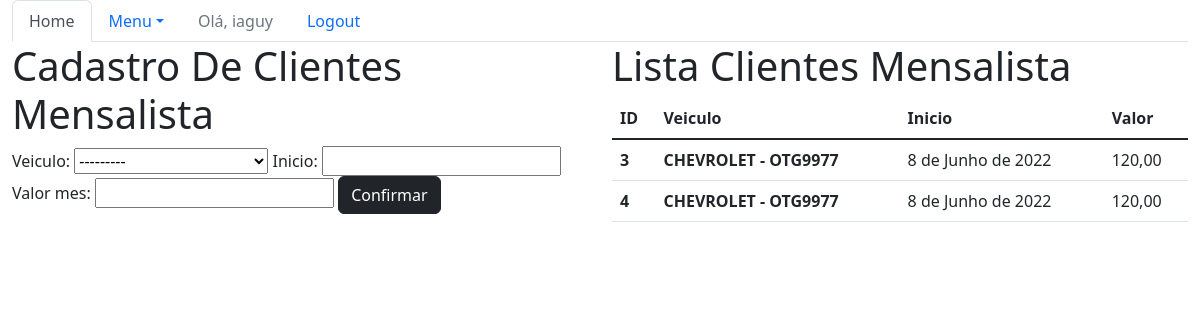
/sistema/mensalistas/ (signed in), run on an earlier commit of the app's database.
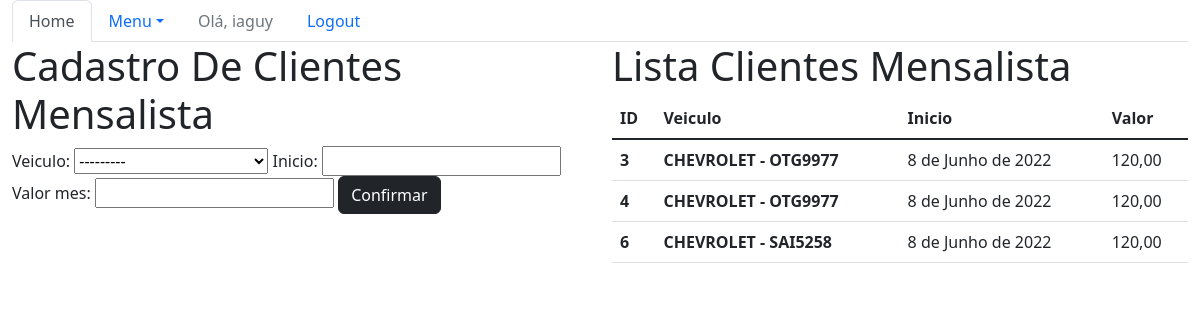
And on a later commit of the database.
### core/models.py (models this page shows, shortened)
class Mensalista(models.Model):
    veiculo = models.ForeignKey(Veiculo, on_delete=models.CASCADE)
    inicio = models.DateField()
    valor_mes = models.DecimalField(max_digits=6, decimal_places=2)

class Veiculo(models.Model):
    marca = models.ForeignKey(Marca, on_delete=models.CASCADE)
    placa = models.CharField(max_length=7)
    proprietario = models.ForeignKey(Pessoa, on_delete=models.CASCADE)
    cor = models.CharField(max_length=15)
    observacoes = models.TextField()
    def __str__(self):
        return self.marca.nome + ' - ' + self.placa

class Marca(models.Model):
    nome = models.CharField(max_length=50)

### core/views.py (the view)
# urls.py: path('mensalistas/', lista_mensalista, name='core_lista_mensalistas'),
@login_required
def lista_mensalista(request):
    mensalistas = Mensalista.objects.all()
    form = MensalistaForm
    data = {'mensalistas': mensalistas, 'form': form}
    return render(request, 'core/lista_mensalista.html', data)

### core/templates/core/lista_mensalista.html (shortened to what this page needs)
{% extends 'base.html' %}
{% load bootstrap %}
{% block menu %}
    <ul class="nav nav-tabs">
        <li class="nav-item">
        <a class="nav-link active" aria-current="page" href="{% url 'core_home' %}">Home</a>
        </li>
        <li class="nav-item dropdown">
        <a class="nav-link dropdown-toggle" data-bs-toggle="dropdown" href="#" role="button" aria-expanded="false">Menu</a>
        {% if user.is_authenticated %}
            <li class="nav-item">
                <a class="nav-link disabled" href="#">Olá, {{ user }}</a>
            </li>
            </li>
            <li class="nav-item">
                <a class="nav-link" href="{% url 'logout' %}">Logout</a>
            </li>
        {% else %}
            </li>
                <li class="nav-item">
                    <a class="nav-link" href="{% url 'login' %}">Login</a>
                </li>
        {% endif %}
    </ul>
{% endblock menu %}
{% block main %}
<!DOCTYPE html>
<html lang="pt-br">
<head>
</head>
<body>
  <div class="row">
    <div class="col-sm-6">
        <h1>Cadastro De Clientes Mensalista</h1>
        <form action="{% url 'core_mensalistas_novo'%}" method="POST">
            {{ form|bootstrap }}
            <button type="submit" class="btn btn-dark">Confirmar</button>
        </form>
    </div>
    <div class="col-sm-6">
        <h1>Lista Clientes Mensalista</h1>
        <table class="table">
            <thead>
              <tr>
                <th scope="col">ID</th>
                <th scope="col">Veiculo</th>
                <th scope="col">Inicio</th>
                <th scope="col">Valor</th>
              </tr>
            </thead>
            <tbody>
                {% for mensalista in mensalistas %}
                    <tr>
                        <th scope="row">{{mensalista.id}}</th>
                        <th scope="row"><a href="{% url 'core_mensalistas_update' mensalista.id%}">
                            {{mensalista.veiculo}}</a></th>
                        <td scope="row">{{mensalista.inicio}}</td>
                        <td scope="row">{{mensalista.valor_mes}}</td>
                    </tr>
                {% endfor %}
            </tbody>
          </table>
    </div>
</body>
</html>
{% endblock %}

What changed in the data, as far as the page shows it:
added Mensalista: id "6", veiculo "CHEVROLET - SAI5258", inicio "8 de Junho de 2022", valor_mes "120,00"
